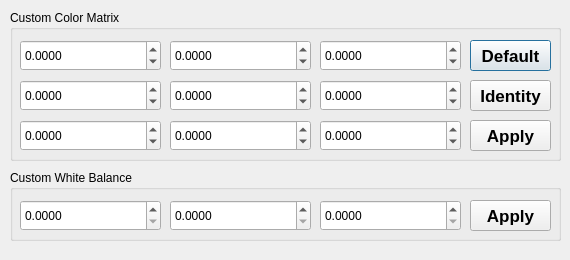
<?xml version="1.0" encoding="UTF-8"?>
<ui version="4.0">
 <class>ColorWindow</class>
 <widget class="QDialog" name="ColorWindow">
  <property name="geometry">
   <rect>
    <x>0</x>
    <y>0</y>
    <width>570</width>
    <height>260</height>
   </rect>
  </property>
  <property name="contextMenuPolicy">
   <enum>Qt::DefaultContextMenu</enum>
  </property>
  <property name="windowTitle">
   <string>Dialog</string>
  </property>
  <widget class="QGroupBox" name="ccmBox">
   <property name="geometry">
    <rect>
     <x>10</x>
     <y>10</y>
     <width>551</width>
     <height>151</height>
    </rect>
   </property>
   <property name="contextMenuPolicy">
    <enum>Qt::DefaultContextMenu</enum>
   </property>
   <property name="title">
    <string>Custom Color Matrix</string>
   </property>
   <widget class="CamDoubleSpinBox" name="ccm11">
    <property name="geometry">
     <rect>
      <x>10</x>
      <y>30</y>
      <width>141</width>
      <height>31</height>
     </rect>
    </property>
    <property name="decimals">
     <number>4</number>
    </property>
    <property name="minimum">
     <double>-8.000000000000000</double>
    </property>
    <property name="maximum">
     <double>8.000000000000000</double>
    </property>
    <property name="singleStep">
     <double>0.010000000000000</double>
    </property>
   </widget>
   <widget class="CamDoubleSpinBox" name="ccm12">
    <property name="geometry">
     <rect>
      <x>160</x>
      <y>30</y>
      <width>141</width>
      <height>31</height>
     </rect>
    </property>
    <property name="decimals">
     <number>4</number>
    </property>
    <property name="minimum">
     <double>-8.000000000000000</double>
    </property>
    <property name="maximum">
     <double>8.000000000000000</double>
    </property>
    <property name="singleStep">
     <double>0.010000000000000</double>
    </property>
   </widget>
   <widget class="CamDoubleSpinBox" name="ccm13">
    <property name="geometry">
     <rect>
      <x>310</x>
      <y>30</y>
      <width>141</width>
      <height>31</height>
     </rect>
    </property>
    <property name="decimals">
     <number>4</number>
    </property>
    <property name="minimum">
     <double>-8.000000000000000</double>
    </property>
    <property name="maximum">
     <double>8.000000000000000</double>
    </property>
    <property name="singleStep">
     <double>0.010000000000000</double>
    </property>
   </widget>
   <widget class="CamDoubleSpinBox" name="ccm21">
    <property name="geometry">
     <rect>
      <x>10</x>
      <y>70</y>
      <width>141</width>
      <height>31</height>
     </rect>
    </property>
    <property name="decimals">
     <number>4</number>
    </property>
    <property name="minimum">
     <double>-8.000000000000000</double>
    </property>
    <property name="maximum">
     <double>8.000000000000000</double>
    </property>
    <property name="singleStep">
     <double>0.010000000000000</double>
    </property>
   </widget>
   <widget class="CamDoubleSpinBox" name="ccm22">
    <property name="geometry">
     <rect>
      <x>160</x>
      <y>70</y>
      <width>141</width>
      <height>31</height>
     </rect>
    </property>
    <property name="decimals">
     <number>4</number>
    </property>
    <property name="minimum">
     <double>-8.000000000000000</double>
    </property>
    <property name="maximum">
     <double>8.000000000000000</double>
    </property>
    <property name="singleStep">
     <double>0.010000000000000</double>
    </property>
   </widget>
   <widget class="CamDoubleSpinBox" name="ccm23">
    <property name="geometry">
     <rect>
      <x>310</x>
      <y>70</y>
      <width>141</width>
      <height>31</height>
     </rect>
    </property>
    <property name="decimals">
     <number>4</number>
    </property>
    <property name="minimum">
     <double>-8.000000000000000</double>
    </property>
    <property name="maximum">
     <double>8.000000000000000</double>
    </property>
    <property name="singleStep">
     <double>0.010000000000000</double>
    </property>
   </widget>
   <widget class="CamDoubleSpinBox" name="ccm31">
    <property name="geometry">
     <rect>
      <x>10</x>
      <y>110</y>
      <width>141</width>
      <height>31</height>
     </rect>
    </property>
    <property name="decimals">
     <number>4</number>
    </property>
    <property name="minimum">
     <double>-8.000000000000000</double>
    </property>
    <property name="maximum">
     <double>8.000000000000000</double>
    </property>
    <property name="singleStep">
     <double>0.010000000000000</double>
    </property>
   </widget>
   <widget class="CamDoubleSpinBox" name="ccm32">
    <property name="geometry">
     <rect>
      <x>160</x>
      <y>110</y>
      <width>141</width>
      <height>31</height>
     </rect>
    </property>
    <property name="decimals">
     <number>4</number>
    </property>
    <property name="minimum">
     <double>-8.000000000000000</double>
    </property>
    <property name="maximum">
     <double>8.000000000000000</double>
    </property>
    <property name="singleStep">
     <double>0.010000000000000</double>
    </property>
   </widget>
   <widget class="CamDoubleSpinBox" name="ccm33">
    <property name="geometry">
     <rect>
      <x>310</x>
      <y>110</y>
      <width>141</width>
      <height>31</height>
     </rect>
    </property>
    <property name="decimals">
     <number>4</number>
    </property>
    <property name="minimum">
     <double>-8.000000000000000</double>
    </property>
    <property name="maximum">
     <double>8.000000000000000</double>
    </property>
    <property name="singleStep">
     <double>0.010000000000000</double>
    </property>
   </widget>
   <widget class="QPushButton" name="ccmDefault">
    <property name="geometry">
     <rect>
      <x>460</x>
      <y>30</y>
      <width>81</width>
      <height>31</height>
     </rect>
    </property>
    <property name="font">
     <font>
      <pointsize>13</pointsize>
      <weight>75</weight>
      <bold>true</bold>
     </font>
    </property>
    <property name="text">
     <string>Default</string>
    </property>
   </widget>
   <widget class="QPushButton" name="ccmApply">
    <property name="geometry">
     <rect>
      <x>460</x>
      <y>110</y>
      <width>81</width>
      <height>31</height>
     </rect>
    </property>
    <property name="font">
     <font>
      <pointsize>13</pointsize>
      <weight>75</weight>
      <bold>true</bold>
     </font>
    </property>
    <property name="text">
     <string>Apply</string>
    </property>
   </widget>
   <widget class="QPushButton" name="ccmIdentity">
    <property name="geometry">
     <rect>
      <x>460</x>
      <y>70</y>
      <width>81</width>
      <height>31</height>
     </rect>
    </property>
    <property name="font">
     <font>
      <pointsize>13</pointsize>
      <weight>75</weight>
      <bold>true</bold>
     </font>
    </property>
    <property name="text">
     <string>Identity</string>
    </property>
   </widget>
  </widget>
  <widget class="QGroupBox" name="wbBox">
   <property name="geometry">
    <rect>
     <x>10</x>
     <y>170</y>
     <width>551</width>
     <height>71</height>
    </rect>
   </property>
   <property name="title">
    <string>Custom White Balance</string>
   </property>
   <widget class="CamDoubleSpinBox" name="wbRed">
    <property name="geometry">
     <rect>
      <x>10</x>
      <y>30</y>
      <width>141</width>
      <height>31</height>
     </rect>
    </property>
    <property name="decimals">
     <number>4</number>
    </property>
    <property name="minimum">
     <double>0.000000000000000</double>
    </property>
    <property name="maximum">
     <double>8.000000000000000</double>
    </property>
    <property name="singleStep">
     <double>0.010000000000000</double>
    </property>
   </widget>
   <widget class="CamDoubleSpinBox" name="wbGreen">
    <property name="geometry">
     <rect>
      <x>160</x>
      <y>30</y>
      <width>141</width>
      <height>31</height>
     </rect>
    </property>
    <property name="decimals">
     <number>4</number>
    </property>
    <property name="minimum">
     <double>0.000000000000000</double>
    </property>
    <property name="maximum">
     <double>8.000000000000000</double>
    </property>
    <property name="singleStep">
     <double>0.010000000000000</double>
    </property>
    <property name="value">
     <double>0.000000000000000</double>
    </property>
   </widget>
   <widget class="CamDoubleSpinBox" name="wbBlue">
    <property name="geometry">
     <rect>
      <x>310</x>
      <y>30</y>
      <width>141</width>
      <height>31</height>
     </rect>
    </property>
    <property name="decimals">
     <number>4</number>
    </property>
    <property name="minimum">
     <double>0.000000000000000</double>
    </property>
    <property name="maximum">
     <double>8.000000000000000</double>
    </property>
    <property name="singleStep">
     <double>0.010000000000000</double>
    </property>
   </widget>
   <widget class="QPushButton" name="wbApply">
    <property name="geometry">
     <rect>
      <x>460</x>
      <y>30</y>
      <width>81</width>
      <height>31</height>
     </rect>
    </property>
    <property name="font">
     <font>
      <pointsize>13</pointsize>
      <weight>75</weight>
      <bold>true</bold>
     </font>
    </property>
    <property name="text">
     <string>Apply</string>
    </property>
   </widget>
  </widget>
 </widget>
 <customwidgets>
  <customwidget>
   <class>CamDoubleSpinBox</class>
   <extends>QDoubleSpinBox</extends>
   <header>camdoublespinbox.h</header>
  </customwidget>
 </customwidgets>
 <tabstops>
  <tabstop>wbApply</tabstop>
  <tabstop>wbBlue</tabstop>
  <tabstop>wbGreen</tabstop>
  <tabstop>wbRed</tabstop>
  <tabstop>ccmApply</tabstop>
  <tabstop>ccmIdentity</tabstop>
  <tabstop>ccmDefault</tabstop>
  <tabstop>ccm33</tabstop>
  <tabstop>ccm32</tabstop>
  <tabstop>ccm31</tabstop>
  <tabstop>ccm23</tabstop>
  <tabstop>ccm22</tabstop>
  <tabstop>ccm21</tabstop>
  <tabstop>ccm13</tabstop>
  <tabstop>ccm12</tabstop>
  <tabstop>ccm11</tabstop>
 </tabstops>
 <resources/>
 <connections/>
</ui>
